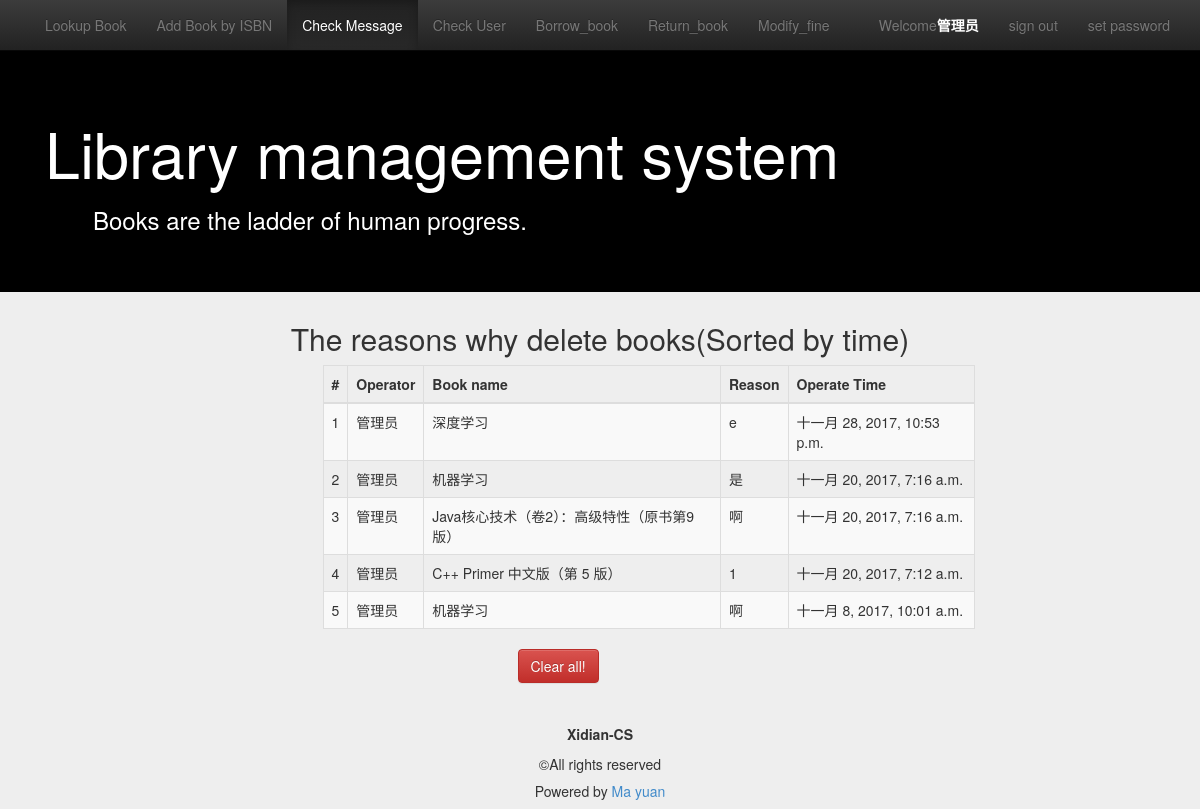
The app's page /check_message/ (signed in) with its own data.
### management/models.py (models this page shows, shortened)
class MyUser(models.Model):
    user = models.OneToOneField(User)
    nickname = models.CharField(max_length=16)
    permission = models.IntegerField(default=1)
    balance=models.IntegerField(default=0)

class Message(models.Model):
    date=models.DateTimeField(auto_now=True)
    user=models.ForeignKey(MyUser,on_delete=models.CASCADE)
    content=models.CharField(max_length=128)
    bookname=models.CharField(max_length=128)
    class META:
        ordering=['data']

### management/views.py (the view)
# urls.py: url(r'^check_message/$',views.check_message,name='check_message'),
@user_passes_test(permission_check)
def check_message(request):
    timestamp=timezone.now()-timedelta(days=20) #这里需要用timezone而不是datetime，否则会引发异常
    message_list=Message.objects.order_by('-date')
    content={'message_list':message_list,'active_menu': 'check_message'}
    return render(request,'management/check_message.html',content)

### management/utils.py (called while the page is built)
def permission_check(user):
    if user.is_authenticated():
        return user.myuser.permission > 1
    else:
        return False

### templates/management/check_message.html (shortened to what this page needs)
{% extends "management/base.html" %}
{% load staticfiles %}
{% block content %}
        <h2 class="text-center">The reasons why delete books(Sorted by time)</h2>
        <div class="container">
            <div class="row">
                <div class="col-md-7 col-md-offset-3">
                    <table class="table table-striped table-hover table-bordered">
                      <thead>
                        <tr>
                          <th>#</th>
                            <th>Operator</th>
                            <th>Book name</th>
                          <th>Reason</th>
                            <th>Operate Time</th>
                        </tr>
                      </thead>
                    <tbody>
                     {% for message in message_list %}
                        <tr>
                            <td>{{ forloop.counter }}</td>
                            <td>{{ message.user.nickname }}</td>
                            <td>{{ message.bookname }}</td>
                            <td>{{ message.content }}</td>
                            <td>{{ message.date }}</td>
                        </tr>
                     {% empty %}
                         <tr>There is no comment yet!</tr>
                     {% endfor %}
                    </tbody>
                </table>
                </div>
            </div>
        <div class="row">
            <div class="col-md-5 col-md-offset-5">
                <a class="btn btn-danger" href="{% url 'clear_message' %}">Clear all!</a>
            </div>
        </div>
        </div>
{% endblock %}

### templates/management/base.html (shortened to what this page needs)
{% load staticfiles %}
<!DOCTYPE html>
<html lang="zh-cn">
<head>
    <link rel="stylesheet" type="text/css" href="{% static 'css/bootstrap.min.css' %}">
    <link rel="stylesheet" type="text/css" href="{% static 'css/bootstrap-theme.min.css' %}">
    <link rel="stylesheet" type="text/css" href="{% static 'css/base.css' %}">
</head>
<body>
<nav class="navbar navbar-inverse navbar-fixed-top" role="navigation">
    <div class="container">
        <div class="collapse navbar-collapse" id="navbar-collapse-basepage">
            <ul class="nav navbar-nav">
                <li id="view_book"><a href="{% url 'view_book_list' %}">Lookup Book</a></li>
                {% if user != None %}
                    {% if user.myuser.permission <= 1 %}
                        <li id="my_library"><a href="{% url 'my_library' %}">My Library</a></li>
                    {% else %}
                        <li id="add_book_by_ISBN"><a href="{% url 'add_book_by_ISBN' %}">Add Book by ISBN</a></li>
                        <li id="check_message"><a href="{% url 'check_message' %}">Check Message</a></li>
                        <li id="check_user"><a href="{% url 'check_user' %}">Check User</a></li>
                        <li id="borrow_book"><a href="{% url 'borrowe' %}">Borrow_book</a></li>
                        <li id="return_book"><a href="{% url 'return_book' %}">Return_book</a></li>
                        <li id="modify_fine"><a href="{% url 'modify_fine' %}">Modify_fine</a></li>
                    {% endif %}
                {% endif %}
            </ul>
            <ul class="nav navbar-nav navbar-right">
                {% if user %}
                    <li><p class="navbar-text">Welcome<span id="base_name">{{ user.myuser.nickname }}</span></p>
                    </li>
                    <li><a href="{% url 'logout' %}">sign out</a></li>
                    <li><a href="{% url 'set_password' %}">set password</a></li>
                {% else %}
                    <li><a href="{% url 'signup' %}">sign up</a></li>
                    <li><a href="{% url 'login' %}">sign in</a></li>
                {% endif %}
            </ul>
        </div>
    </div>
</nav>
<header class="jumbotron subhead" id="header-base">
    <div class="container">
        <h1>Library management system</h1>
        <h3>&emsp;&emsp;Books are the ladder of human progress.</h3>
    </div>
</header>
{% block content %}{% endblock %}
<footer class="footer" role="contentinfo">
    <hr>
    <div class="container">
        <p class="text-center"><strong>Xidian-CS</strong></p>
        <p class="text-center">©All rights reserved</p>
        <h5 class="text-center"> Powered by&nbsp;<a href="http://prime666.com/">Ma yuan</a></h5>
    </div>
</footer>
</body>
</html>

### management/static/css/base.css (style rules this page uses)
body { padding-top: 50px; background-color: #eeeeee; }
#header-base { background-color: #000; color: #fff; }
#base_name { color: #fff; font-weight: bold; }

### records on screen
Message: user.nickname "管理员", bookname "深度学习", content "e", date "十一月 28, 2017, 10:53 p.m."
Message: user.nickname "管理员", bookname "机器学习", content "是", date "十一月 20, 2017, 7:16 a.m."
Message: user.nickname "管理员", bookname "Java核心技术（卷2）：高级特性（原书第9版）", content "啊", date "十一月 20, 2017, 7:16 a.m."
Message: user.nickname "管理员", bookname "C++ Primer 中文版（第 5 版）", content "1", date "十一月 20, 2017, 7:12 a.m."
Message: user.nickname "管理员", bookname "机器学习", content "啊", date "十一月 8, 2017, 10:01 a.m."

### other values on screen
{{ user.myuser.nickname }} "管理员"
